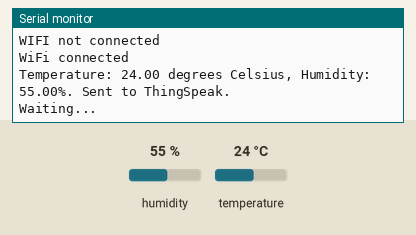
The sketch below on a simulated ESP8266 (NodeMCU). Parts: the last lines printed to the serial monitor. Inputs (shaded band) come from the test bench; at power-on: humidity 55 %, temperature 24 °C. WiFi joins after 1.5 s; servers stay silent unless stated.

Above: at 2.7 s.
2.8 s: humidity set to 22 %
At 3.9 s:
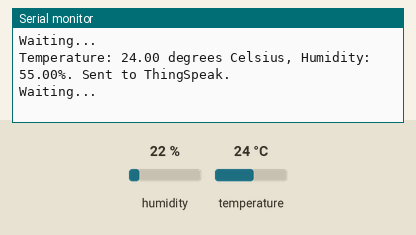
6.0 s: temperature set to 12 °C
At 7.3 s:
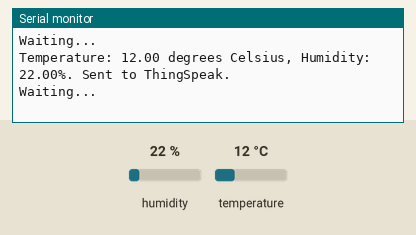
9.2 s: humidity set to 40 %
At 11.8 s:
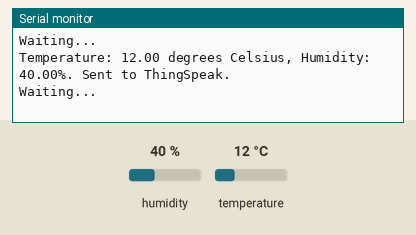
Timing chart, 0 to 13.3 s (numbered marks = the images above; inputs shaded):
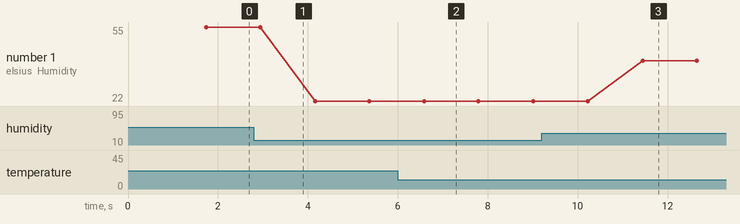

Measured:
- after the input at 6.0 s, the serial monitor: prints a new line after 0.59 s (image 2)
- after the input at 9.2 s, the serial monitor: prints a new line after 2.2 s (image 3)
- plotted number 1: 55 → 22 after the input at 2.8 s, 22 → 40 after the input at 9.2 s

The sketch:

1.DHT11.ino
```cpp
#include <ESP8266WiFi.h>
#include <DHT.h>
#include <DHT_U.h>

#define Type DHT11
#define DHTpin D7

DHT HT(DHTpin, Type);
float humidity, tempC;
// 8W9A3O52K32UZZL1
String apiKey = "8W9A3O52K32UZZL1";  // Enter your Write API key from ThingSpeak

const char *ssid = "student";  // Replace with your Wi-Fi SSID
const char *pass = "";          // Replace with your Wi-Fi password (leave empty if open network)
const char *server = "api.thingspeak.com";
// &field1=0
WiFiClient client;

void setup() {
  Serial.begin(115200);
  delay(10);
  HT.begin();

  Serial.println("Connecting to ");
  Serial.println(ssid);

  WiFi.begin(ssid, pass);

  while (WiFi.status() != WL_CONNECTED) {
    delay(500);
    Serial.println("WIFI not connected");
  }
  Serial.println("WiFi connected");
}

void loop() {
  humidity = HT.readHumidity();
  tempC = HT.readTemperature();

  if (client.connect(server, 80))
  {
    String postStr = apiKey;
    postStr += "&field1=";
    postStr += String(tempC);
    postStr += "&field2=";
    postStr += String(humidity);
    postStr += "\r\n\r\n";

    client.print("POST /update HTTP/1.1\n");
    client.print("Host: api.thingspeak.com\n");
    client.print("Connection: close\n");
    client.print("X-THINGSPEAKAPIKEY: " + apiKey + "\n");
    client.print("Content-Type: application/x-www-form-urlencoded\n");
    client.print("Content-Length: ");
    client.print(postStr.length());
    client.print("\n\n");
    client.print(postStr);

    Serial.print("Temperature: ");
    Serial.print(tempC);
    Serial.print(" degrees Celsius, Humidity: ");
    Serial.print(humidity);
    Serial.println("%. Sent to ThingSpeak.");
  }

  client.stop();

  Serial.println("Waiting...");

  // ThingSpeak requires a minimum 15-second delay between updates
  delay(1000);
}
```
